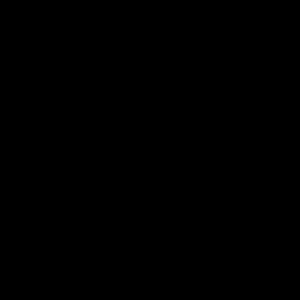
Frame 1 (no input)
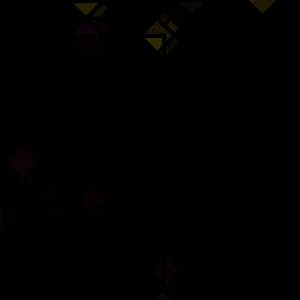
Frame 60 (no input)
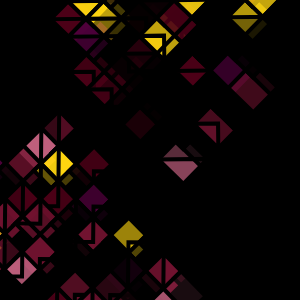
Frame 120 (the mouse pressed at the canvas centre since frame 60)

The p5.js sketch that drew these frames (run headless with seeded random() and noise() and a simulated clock; from frame 60 on, the mouse is pressed at the canvas centre):

// p5.js sketch
// ── sketch.js
var tops = [];
var bottoms = [];
var twice = 0;
var colors = [];
function setup() {
  createCanvas(300, 300);

  colors.push(new Color(76, 0, 23));
  colors.push(new Color(114, 19, 48));
  colors.push(new Color(190, 95, 124));
  colors.push(new Color(255, 215, 17));
  colors.push(new Color(80, 1, 60));
  colors.push(new Color(249, 234, 0));

  for (var i = 25; i < 275; i+=25) {
    for (var j = 50; j < 250; j+= 25) {
      var r = floor(random(colors.length-1));
      tops.push(new Shape(i, j, 35, r));
      bottoms.push(new Shape(i, j, 35, r));
    }
  }
}

function draw() {
    background(0);
    push();
    translate(-20, 20);
    rotate(150);
    for (var i = 0; i < tops.length; i++) {
        tops[i].display(colors[i%(colors.length-1)]);
    }
    pop();

    push();
    translate(60, 40);
    rotate(-150);
    for (var i = 0; i < bottoms.length; i++) {
        bottoms[i].display(colors[i%(colors.length-1)]);
    }
    pop();
}

function Color(r, g, b) {
  this.r = r;
  this.g = g;
  this.b = b;
}

function Shape(x, y, size, choice) {
  
  this.a = 255;
  this.inc = random(0.3, 5);
  this.c = new Color(0, 0, 0);
  this.col = floor(random(colors.length-1));
  
  this.x = x;
  this.y = y;
  this.size = size;
  
  this.choice = choice;
}

Shape.prototype.display = function() {
  stroke(0);
  strokeWeight(4);
  
  this.a += this.inc;
  if (this.a < 0) {
    this.inc = -this.inc;
    this.c = colors[(this.col++%(colors.length-1))];
  }
  
  if (this.a > 255) {
    this.inc = -this.inc;
  }
  
  fill(this.c.r, this.c.g, this.c.b, this.a);
  rect(this.x, this.y, this.size, this.size);
  
  if (this.choice == 0) {
  beginShape();
    vertex(this.x, this.y);
    vertex(this.x + this.size, this.y);
    vertex(this.x + this.size, this.y + this.size);
    endShape(CLOSE);
  }
  else if (this.choice == 1) {
    beginShape();
    vertex(this.x, this.y);
    vertex(this.x, this.y + this.size);
    vertex(this.x + this.size, this.y + this.size);
    endShape(CLOSE);
  }
  else if (this.choice == 3) {
    beginShape();
    vertex(this.x, this.y);
    vertex(this.x, this.y + this.size);
    vertex(this.x + this.size/2, this.y + this.size/2);
    endShape(CLOSE);
  }
  else if (this.choice == 4) {
    beginShape();
    vertex(this.x + this.size, this.y);
    vertex(this.x + this.size, this.y + this.size);
    vertex(this.x + this.size/2, this.y + this.size/2);
    endShape(CLOSE);
  }
}
